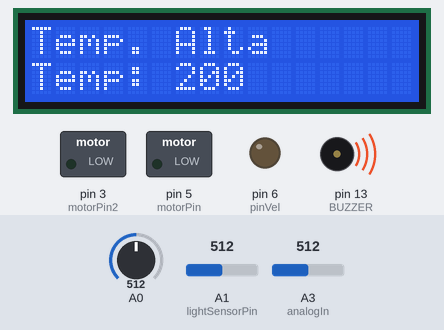
The sketch below on a simulated Arduino Uno, built with avr-gcc and run on an emulated ATmega328P. On the bench: 16×2 character LCD, switched loads named in the sketch (green lamp = pin HIGH), output pins drawn as LEDs (lit = HIGH), buzzer (waves = sounding). The test bench sets the inputs (shaded band); at power-on: A0 = 512, A3 (analogIn) = 512, A1 (lightSensorPin) = 512.

Above: at 1.3 s.
1.4 s: A0 set to 440
At 3.63 s:
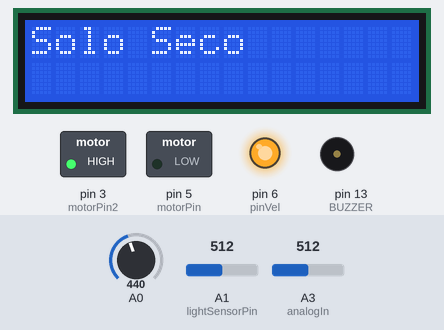
9.2 s: A3 (analogIn) set to 161
At 9.84 s:
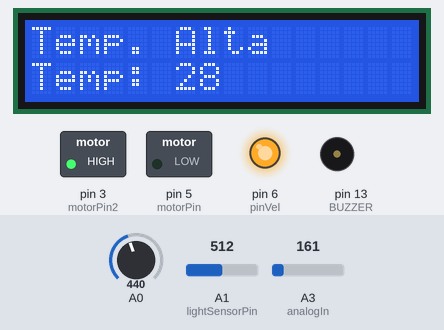
17.0 s: A3 (analogIn) set to 140
At 19.4 s:
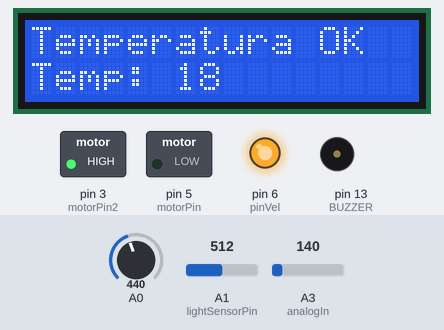
31.0 s: A0 set to 460
At 35.5 s:
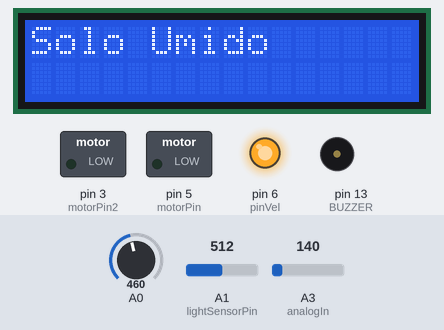
38.8 s: A1 (lightSensorPin) set to 259
50.9 s: A1 (lightSensorPin) set to 231
At 66.9 s:
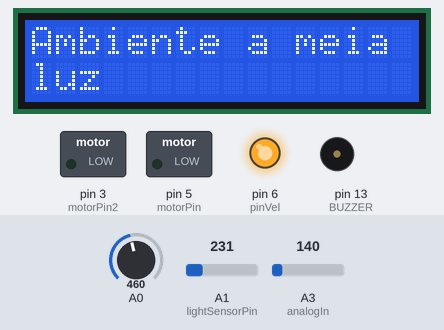
Timing chart, 0 to 68.4 s (numbered marks = the images above; inputs shaded):
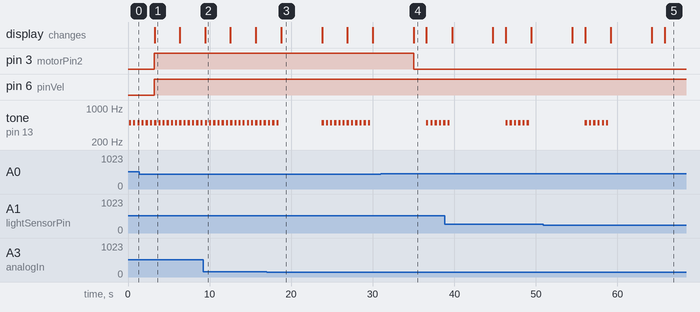

Measured:
- the behaviour switches between 148 and 147 on A3 (analogIn) (found by bisection; images 2 and 3)
- the behaviour switches between 250 and 249 on A1 (lightSensorPin) (found by bisection; images 4 and 5)
- after the input at 1.4 s, pin 3 (motorPin2): LOW → HIGH after 1.8 s; the display: changes after 1.9 s (image 1)
- after the input at 17.0 s, the display: changes after 1.8 s (image 3)
- after the input at 31.0 s, pin 3 (motorPin2): HIGH → LOW after 4.0 s; the display: changes after 4.0 s (image 4)
- after the input at 50.9 s, tone on pin 13 (BUZZER): goes on until 58.9 s, then stays silent; the display: first differs from a run without the input after 14.9 s (image 5)
- by itself, tone on pin 13 (BUZZER): plays 500 Hz for 0.27 s, 500 Hz for 0.27 s, 500 Hz for 0.27 s, 500 Hz for 0.26 s, 500 Hz for 0.26 s, 500 Hz for 0.26 s … (15 notes in this stretch)

The sketch:

nutricraft_sistema1.ino
```cpp
#include <Wire.h>
#include <LiquidCrystal_I2C.h>

const int BUZZER = 13;
const int analogIn = A3;
int lightSensorPin = A1;
int umidade;
int motorPin = 5;
int motorPin2 = 3;
int pinVel = 6;
LiquidCrystal_I2C lcd(0x20,16,2);
int RawValue = 0;
double Voltage = 0;
int analogValue = 0;
int tempC = 0;

void setup(){
  pinMode(A2, INPUT);
  pinMode(BUZZER, OUTPUT);
  pinMode(motorPin, OUTPUT);
  pinMode(motorPin2, OUTPUT);
  pinMode(pinVel, OUTPUT);
  lcd.begin(16,2);
  lcd.init();
  lcd.backlight();
}

void loop(){
  analogValue = analogRead(lightSensorPin);
  RawValue = analogRead(analogIn);
  Voltage = (RawValue / 1023.0) * 5000;
  tempC = (Voltage - 500) * 0.1;

  // TEMPERATURA:
  if(tempC < 10){
    for(int i = 0; i < 6; i++){
      tone(BUZZER, 500);
      lcd.setCursor(0,0);
      lcd.print("Temp. Baixa");
      lcd.setCursor(0,1);
      lcd.print("Temp: ");
      lcd.print(tempC);
      delay(250);
      noTone(BUZZER);
      delay(250);
    }
    lcd.clear();
  }
  else if (tempC > 21) {
    for(int i = 0; i < 6; i++){
      tone(BUZZER, 500);
      lcd.setCursor(0, 0);
      lcd.print("Temp. Alta");
      lcd.setCursor(0, 1);
      lcd.print("Temp: ");
      lcd.print(tempC);
      delay(250);
      noTone(BUZZER);
      delay(250);
    }
    lcd.clear();
  }
  else{
    lcd.clear();
    lcd.setCursor(0,0);
    lcd.print("Temperatura OK");
    lcd.setCursor(0,1);
    lcd.print("Temp: ");
    lcd.print(tempC);
    delay(5000);
    lcd.clear();
  }
  // FIM TEMPERATURA

  // ===========================================================

  // UMIDADE:
  umidade = analogRead(A0);
  int pwm = 255;
  analogWrite(pinVel, pwm);
  if(umidade > 450){
    for(int i = 0; i < 6; i++){
      digitalWrite(motorPin2, LOW);
      lcd.setCursor(0,0);
  	  lcd.print("Solo Umido");
      delay(250);
    }
    lcd.clear();
  }
  else if(umidade < 450){
    for(int i = 0; i < 6; i++){
      digitalWrite(motorPin, LOW);
      digitalWrite(motorPin2, HIGH);
      tone(BUZZER, 500);
      lcd.setCursor(0,0);
  	  lcd.print("Solo Seco");
      delay(250);
      noTone(BUZZER);
      delay(250);
    }
    lcd.clear();
  }
  // FIM UMIDADE

  // ===========================================================

  // LUZ:
  if(analogValue < 149){
    lcd.clear();
    lcd.setCursor(0,0);
    lcd.print("Luz aceitavel");
    delay(5000);
    lcd.clear();
  }
  else if(analogValue >= 150 && analogValue <= 249){
    lcd.clear();
    lcd.setCursor(0,0);
    lcd.print("Ambiente a meia");
    lcd.setCursor(0,1);
    lcd.print("luz");
    delay(5000);
    lcd.clear();
  }
  else{
    for(int i = 0; i < 6; i++){
      tone(BUZZER, 500);
      lcd.clear();
      lcd.setCursor(0,0);
      lcd.print("Ambiente muito");
      lcd.setCursor(0,1);
      lcd.print("claro");
      delay(250);
      noTone(BUZZER);
      delay(250);
    }
    lcd.clear();
  }
}
```
